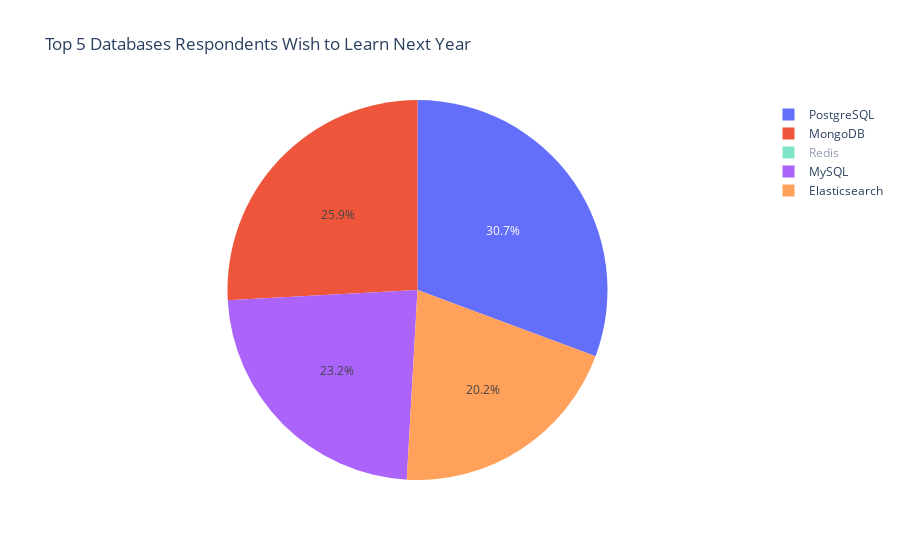

Notebook source saved alongside this figure:
### Code cell
# your code goes here
sql_query = "SELECT DatabaseDesireNextYear FROM DatabaseDesireNextYear"
df=pd.read_sql_query(sql_query,conn)
top_dbs= df.value_counts().nlargest(5).reset_index()
top_dbs.columns = ['Database', 'Count']
px.pie(top_dbs, values='Count', names='Database', title='Top 5 Databases Respondents Wish to Learn Next Year')

### Figure 1 — Plotly figure (JSON) as saved in the notebook; plotly's stock layout.template omitted (floating-point values rounded to 4 significant figures)
{"data": [{"domain": {"x": [0, 1], "y": [0, 1]}, "hovertemplate": "Database=%{label}<br>Count=%{value}<extra></extra>", "labels": ["PostgreSQL", "MongoDB", "Redis", "MySQL", "Elasticsearch"], "legendgroup": "", "name": "", "showlegend": true, "type": "pie", "values": [4328, 3649, 3331, 3281, 2856]}], "layout": {"autosize": true, "hiddenlabels": ["Redis"], "legend": {"tracegroupgap": 0}, "title": {"text": "Top 5 Databases Respondents Wish to Learn Next Year"}}}
